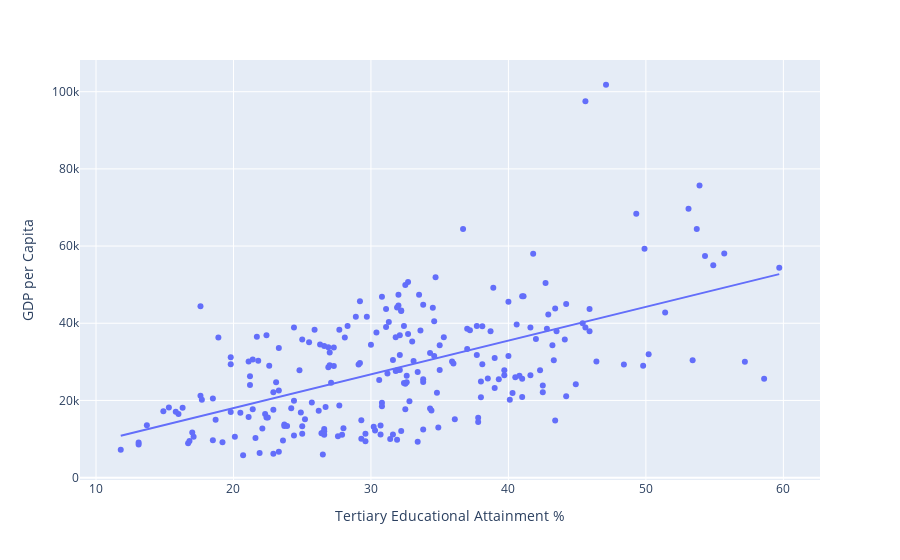

Here is the notebook cell this chart was saved with:
### Code cell
df.plot(kind = 'scatter', backend = 'plotly',
        x = 'Tertiary Educational Attainment %', y = 'GDP per Capita',
        trendline = 'ols',
        height = 500)

### Figure 1 — Plotly figure (JSON) as saved in the notebook; plotly's stock layout.template omitted (floating-point values rounded to 4 significant figures; data arrays with more than 128 entries replaced by an {"elided": "..."} marker saying what was removed)
{"data": [{"hovertemplate": "Tertiary Educational Attainment %=%{x}<br>GDP per Capita=%{y}<extra></extra>", "legendgroup": "", "marker": {"color": "#636efa", "symbol": "circle"}, "mode": "markers", "name": "", "orientation": "v", "showlegend": false, "type": "scatter", "x": {"elided": "242 float values"}, "xaxis": "x", "y": {"elided": "242 int values"}, "yaxis": "y"}, {"hovertemplate": "<b>OLS trendline</b><br>GDP per Capita = 874.071 * Tertiary Educational Attainment % + 547.209<br>R<sup>2</sup>=0.314748<br><br>Tertiary Educational Attainment %=%{x}<br>GDP per Capita=%{y} <b>(trend)</b><extra></extra>", "legendgroup": "", "marker": {"color": "#636efa", "symbol": "circle"}, "mode": "lines", "name": "", "showlegend": false, "type": "scatter", "x": {"elided": "238 float values"}, "xaxis": "x", "y": {"elided": "238 float values"}, "yaxis": "y"}], "layout": {"autosize": true, "legend": {"tracegroupgap": 0}, "margin": {"t": 60}, "xaxis": {"anchor": "y", "autorange": true, "domain": [0, 1], "range": [8.766, 62.73], "title": {"text": "Tertiary Educational Attainment %"}, "type": "linear"}, "yaxis": {"anchor": "x", "autorange": true, "domain": [0, 1], "range": [-797.2, 108400.0], "title": {"text": "GDP per Capita"}, "type": "linear"}}}
